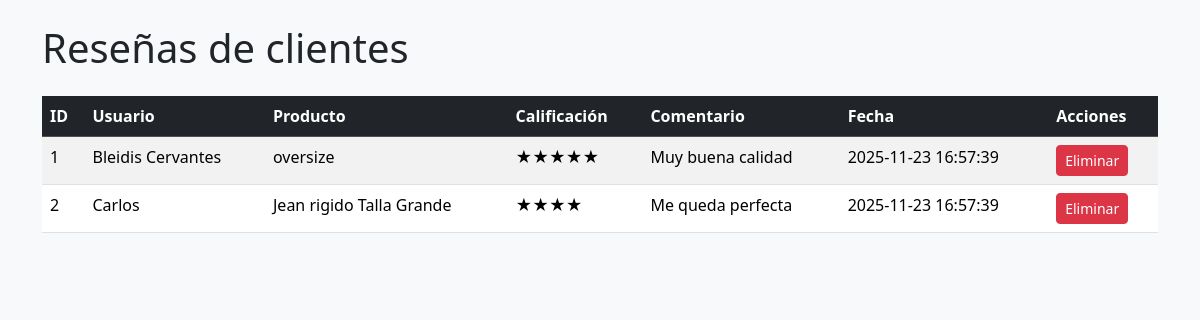
The app's page /admin/resenas.php (signed in) with its own data.
### tables this page shows
CREATE TABLE `resenas` (
  `id` int(11) NOT NULL,
  `usuario_id` int(11) NOT NULL,
  `producto_id` int(11) NOT NULL,
  `comentario` text DEFAULT NULL,
  `calificacion` int(1) NOT NULL,
  `fecha` datetime DEFAULT current_timestamp()
);

CREATE TABLE `usuarios` (
  `id` int(11) NOT NULL,
  `nombre` varchar(100) NOT NULL,
  `email` varchar(100) NOT NULL,
  `password` varchar(255) DEFAULT NULL,
  `rol` enum('admin','cliente','administrador') DEFAULT 'cliente'
);

CREATE TABLE `productos` (
  `id` int(11) NOT NULL,
  `categoria_id` int(11) NOT NULL,
  `nombre` varchar(100) NOT NULL,
  `descripcion` text DEFAULT NULL,
  `precio` decimal(10,2) NOT NULL,
  `stock` int(11) NOT NULL DEFAULT 0,
  `tallas` varchar(100) DEFAULT NULL,
  `imagen` varchar(255) DEFAULT NULL,
  `destacado` tinyint(1) DEFAULT 0
);

### admin/resenas.php (the view, shortened to what this page needs)
<?php
include("../backend/conexion.php");
$sql = "SELECT r.id, r.comentario, r.calificacion, r.fecha, u.nombre AS usuario, p.nombre AS producto
        FROM resenas r
        LEFT JOIN usuarios u ON r.usuario_id = u.id
        LEFT JOIN productos p ON r.producto_id = p.id
        ORDER BY r.fecha DESC";
$result = $conn->query($sql);
?>
<!doctype html>
<html lang="es">
<head>
  <link href="https://cdn.jsdelivr.net/npm/bootstrap@5.3.2/dist/css/bootstrap.min.css" rel="stylesheet">
</head>
<body class="bg-light">
  <div class="container py-4">
    <h1 class="mb-4">Reseñas de clientes</h1>
    <table class="table table-striped table-hover">
      <thead class="table-dark">
        <tr>
          <th>ID</th>
          <th>Usuario</th>
          <th>Producto</th>
          <th>Calificación</th>
          <th>Comentario</th>
          <th>Fecha</th>
          <th>Acciones</th>
        </tr>
      </thead>
      <tbody>
        <?php if ($result && $result->num_rows > 0): ?>
          <?php while($r = $result->fetch_assoc()): ?>
            <tr>
              <td><?= $r['id'] ?></td>
              <td><?= htmlspecialchars($r['usuario'] ?: '—') ?></td>
              <td><?= htmlspecialchars($r['producto'] ?: '—') ?></td>
              <td><?= str_repeat('★', max(1,intval($r['calificacion']))) ?></td>
              <td><?= nl2br(htmlspecialchars($r['comentario'])) ?></td>
              <td><?= $r['fecha'] ?></td>
              <td>
                <form method="POST" action="../backend/eliminar_resena.php" onsubmit="return confirm('Eliminar reseña?');">
                  <button class="btn btn-sm btn-danger" type="submit">Eliminar</button>
                </form>
              </td>
            </tr>
          <?php endwhile; ?>
        <?php else: ?>
          <tr><td colspan="7">No hay reseñas registradas.</td></tr>
        <?php endif; ?>
      </tbody>
    </table>
  </div>
</body>
</html>

### records on screen
resenas: id "1", usuario.nombre "Bleidis Cervantes", producto.nombre "oversize", calificacion "★★★★★", comentario "Muy buena calidad", fecha "2025-11-23 16:57:39"
resenas: id "2", usuario.nombre "Carlos", producto.nombre "Jean rigido Talla Grande", calificacion "★★★★", comentario "Me queda perfecta", fecha "2025-11-23 16:57:39"
